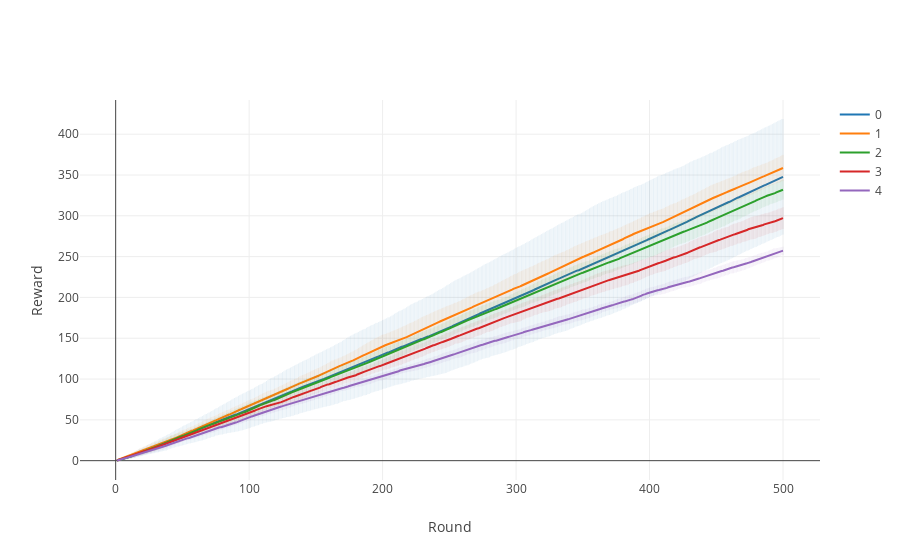

The notebook cell saved with this chart:
### Code cell
x = np.arange(1, 501)
data = []
y = pd.read_csv('platform-official/data/reward/reward.csv', header=None)

for index_1 in y[0].unique():
    line = y.copy().loc[y[0] == index_1]
    line.drop(line.columns[[0,-1]], axis=1, inplace=True)
    for index, row in line.copy().iterrows():
        for i in x:
            line.loc[index, i] = row.loc[:i].sum()
    data.append(
            Scatter(
                x=x, 
                y=line.mean(),
                name=index_1,
                error_y=dict(
                array=line.std(),
                thickness=1,
                width=0,
                opacity=0.1
                )
            ))

layout = Layout(
    title='',
    xaxis=dict(
        title='Round',
        
    ),
    yaxis=dict(
        title='Reward',
        
    )
)

# IPython notebook
fig = Figure(data=data, layout=layout)
plotly.offline.iplot(fig, filename='pandas/basic-line-plot')

### Figure 1 — Plotly figure (JSON) as saved in the notebook; plotly's stock layout.template omitted (floating-point values rounded to 4 significant figures; data arrays with more than 128 entries replaced by an {"elided": "..."} marker saying what was removed)
{"data": [{"error_y": {"array": {"elided": "500 float values"}, "opacity": 0.1, "thickness": 1, "width": 0}, "name": 0, "type": "scatter", "x": {"elided": "500 int values"}, "y": {"elided": "500 float values"}}, {"error_y": {"array": {"elided": "500 float values"}, "opacity": 0.1, "thickness": 1, "width": 0}, "name": 1, "type": "scatter", "x": {"elided": "500 int values"}, "y": {"elided": "500 float values"}}, {"error_y": {"array": {"elided": "500 float values"}, "opacity": 0.1, "thickness": 1, "width": 0}, "name": 2, "type": "scatter", "x": {"elided": "500 int values"}, "y": {"elided": "500 float values"}}, {"error_y": {"array": {"elided": "500 float values"}, "opacity": 0.1, "thickness": 1, "width": 0}, "name": 3, "type": "scatter", "x": {"elided": "500 int values"}, "y": {"elided": "500 float values"}}, {"error_y": {"array": {"elided": "500 float values"}, "opacity": 0.1, "thickness": 1, "width": 0}, "name": 4, "type": "scatter", "x": {"elided": "500 int values"}, "y": {"elided": "500 float values"}}], "layout": {"title": "", "xaxis": {"title": "Round"}, "yaxis": {"title": "Reward"}}}
